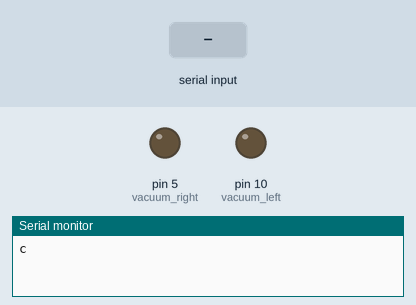
Recording of a sketch running on a simulated Arduino Uno, built with avr-gcc and run on an emulated ATmega328P. On the bench: output pins drawn as LEDs (lit = HIGH), the last lines printed to the serial monitor. The test bench sets the inputs (shaded band).

Above: at 1.3 s.
1.4 s: "30,150\n" received over Serial
At 2.6 s:
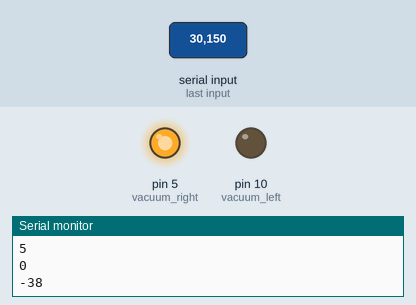
2.9 s: "1\n" received over Serial
At 3.9 s:
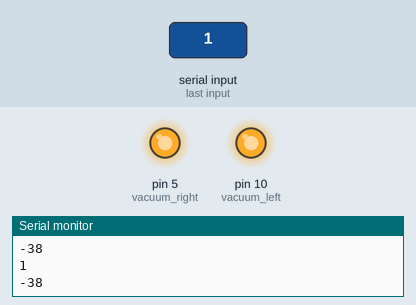
4.4 s: "2\n" received over Serial
At 5.0 s:
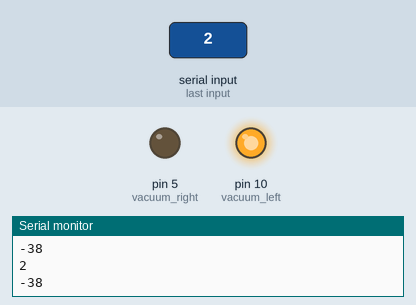
5.9 s: "90,45\n" received over Serial
At 6.2 s:
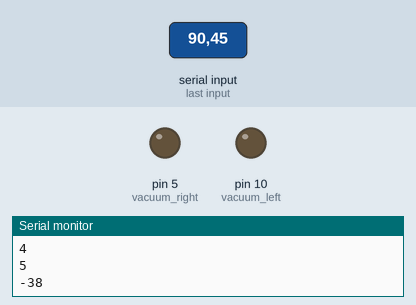
7.4 s: "3\n" received over Serial
At 8.5 s:
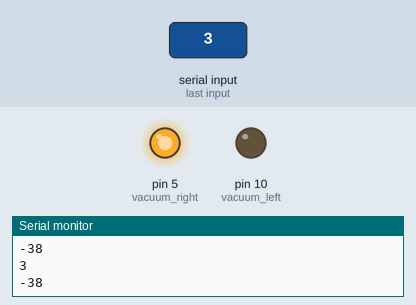
Timing chart, 0 to 9.9 s (numbered marks = the images above; inputs shaded):
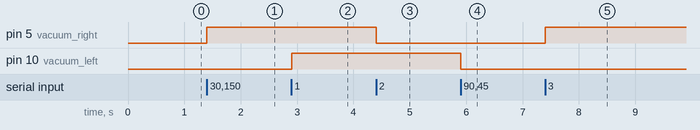

The sketch:

Vacuum_Driver2.ino
```cpp
int vacuum_left = 10;
int vacuum_right = 5;
int vacuum_state = 0;
boolean command = LOW;

void setup() {
  // Connect to PC
  Serial.begin(9600);
  while (!Serial) {
    ; // wait for port to connect
  }

  pinMode(vacuum_left, OUTPUT);
  pinMode(vacuum_right, OUTPUT);
  //Serial.println("Vacuum Driver Arduino");
  delay(100);
  Serial.println("c");

}


void loop() {
  while (Serial.available() > 0) {

    // 49 is ascii number for "1"
    // send "1" (49) --> vacuum state = 49-48 = 1 --> HIGH

    // 0: left vacuum off
    // 1: left vacuum on
    // 2: right vacuum off
    // 3: right vacuum on

    vacuum_state = int(Serial.read()) - 48;
    if (vacuum_state == 0) {
      digitalWrite(vacuum_left, LOW);
    }
    else if (vacuum_state == 1) {
      digitalWrite(vacuum_left, HIGH);
    }
    else if (vacuum_state == 2) {
      digitalWrite(vacuum_right, LOW);
    }
    else if (vacuum_state == 3) {
      digitalWrite(vacuum_right, HIGH);
    }
    Serial.println(vacuum_state);
  }
}
```

Measured:
- after the input at 1.4 s, pin 5 (vacuum_right): LOW → HIGH at once
- after the input at 2.9 s, pin 10 (vacuum_left): LOW → HIGH at once
- after the input at 4.4 s, pin 5 (vacuum_right): HIGH → LOW at once
- after the input at 5.9 s, pin 10 (vacuum_left): HIGH → LOW at once
- after the input at 7.4 s, pin 5 (vacuum_right): LOW → HIGH at once
